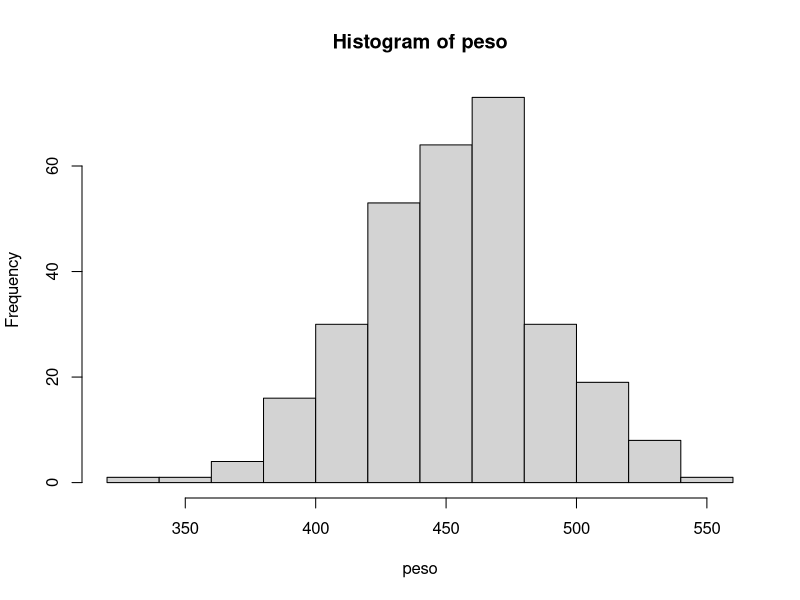
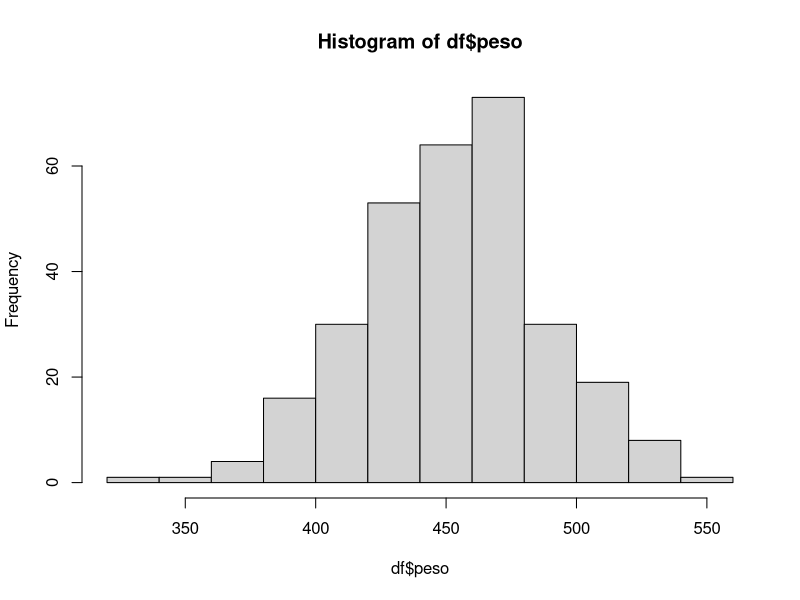
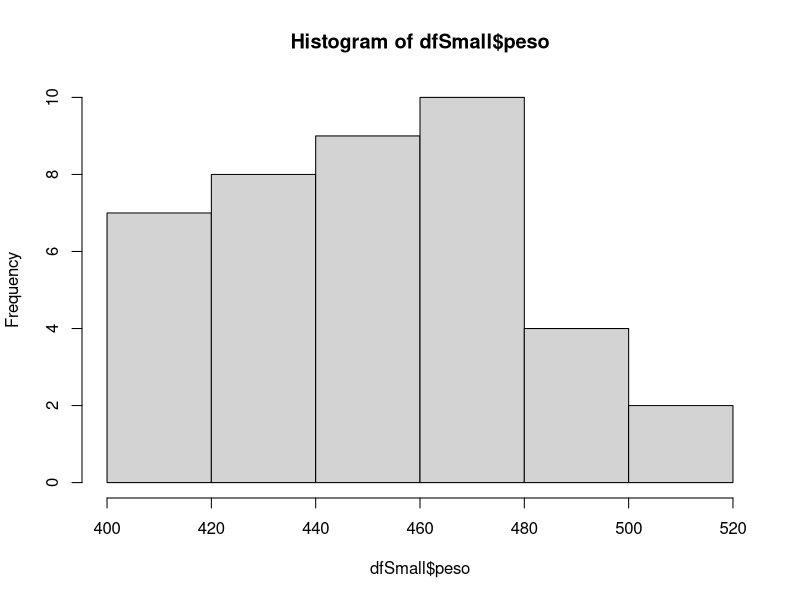

Source code (R) for these figures, in order: (Note: this script raises an error after producing the figures.)
library(fastDummies)
set.seed(7)
#ngramos de triazoles/gramos de heces
cont <- rnorm(n = 300, mean = 25, sd = 10)
sex <- rbinom(n = 300, size = 1, prob = 0.5)
habF <- rep(0, 300)
for(i in 1:300){
  if(runif(1, 0, 1) < 0.5){
    habF[i] <- habF[i] + 1
    if(runif(1, 0, 1) < 0.5){
      habF[i] <- habF[i] + 1
    }
  }
}

habD <- dummy_cols(habF)[,2:4]
colnames(habD) <- c("urb", "agr", "mat")


mpeso <- 510 + 30*sex + 15*habD$agr + 5*habD$mat - 3*cont
peso <- round(rnorm(n = 300, mean = mpeso , sd = 15),2)
hist(peso)  
shapiro.test(peso)  

library(effects)
library(tidyverse)

df <- data.frame(peso = peso, sex = as.factor(sex), hab = as.factor(habF), tri = cont)
levels(df$sex) <- c("Hembra", "Macho")
levels(df$hab) <- c("Urbano", "Agricola", "Matorral")
m0 <- glm(peso ~ sex + tri + hab, data = df)
summary(m0)
write.csv(df, "datosPracticas.csv", row.names = FALSE)
dfSmall <- df %>% sample_n(40)

hist(df$peso)  
shapiro.test(df$peso)  
hist(dfSmall$peso)
shapiro.test(dfSmall$peso)  

################################################################################
# T de Student 
dfHe <- df %>% filter(sex == 0)
dfMa <- df %>% filter(sex == 1)

dfHeS <- dfSmall %>% filter(sex == 0)
dfMaS <- dfSmall %>% filter(sex == 1)

t.test(dfHe$peso, y = dfMa$peso) 
t.test(dfHeS$peso, y = dfMaS$peso)

# U de Mann-Whitney 
wilcox.test(dfHe$peso, y = dfMa$peso)
wilcox.test(dfHeS$peso, y = dfMaS$peso)

# Modelo lineal
m1 <- lm(peso ~ sex, data = df)
summary(m1)
plot(allEffects(m1))
# Boxplot
boxplot(peso ~ sex, data = df)

# Modelo lineal
m1 <- lm(peso ~ sex, data = dfSmall)
summary(m1)
plot(allEffects(m1))
# Boxplot
boxplot(peso ~ sex, data = dfSmall)

################################################################################
# Anova
anova <- aov(peso ~ hab, data = df)
summary(anova)
# Tukey PostHoc
TukeyHSD(anova, conf.level=.95)
# Plots
plot(allEffects(anova))
boxplot(peso ~ hab, data = df)
# Kruskal-Wallis
kruskal.test(peso ~ hab, data = df)
# Modelo lineal
m2 <- lm(peso ~ hab, data = df)
summary(m2)
plot(allEffects(m2))

################################################################################

cor.test(df$tri, df$peso, method = "pearson")
cor.test(df$tri, df$peso, method = "spearman")

m3 <- lm(peso ~ tri, data = df)
summary(m3)
plot(allEffects(m3))
